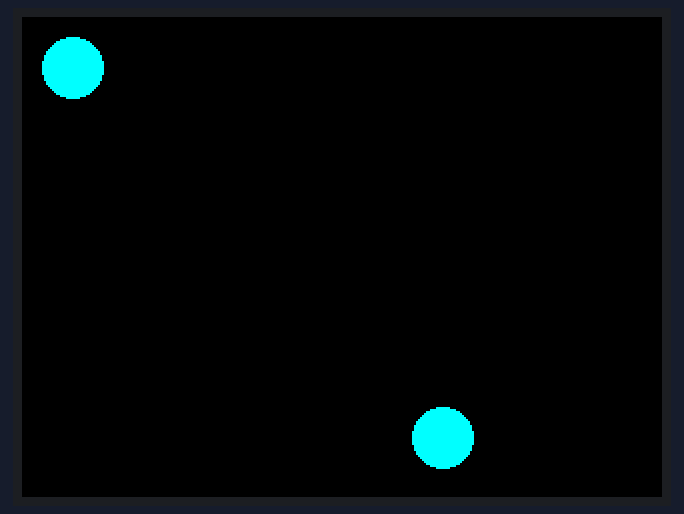
A program run on a simulated ESP32. Parts: 320×240 colour display.

Above: at 0.38 s.
At 0.98 s:
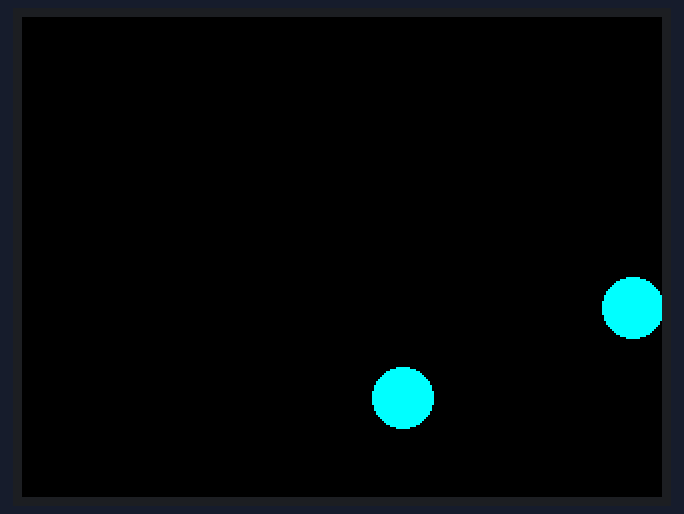
At 1.58 s:
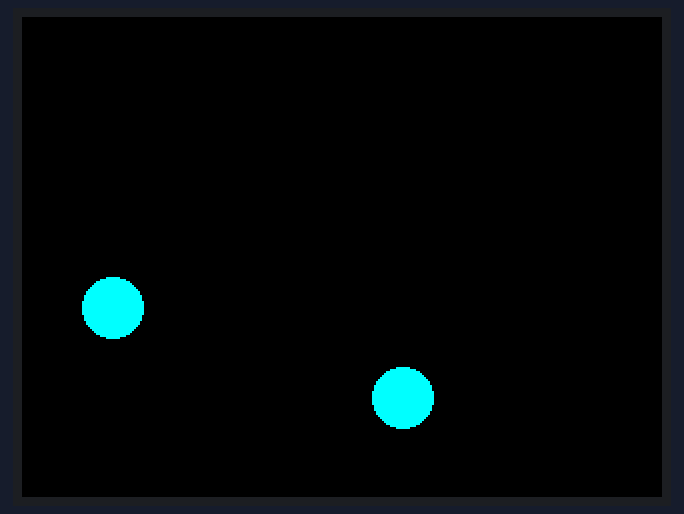
At 3.1 s:
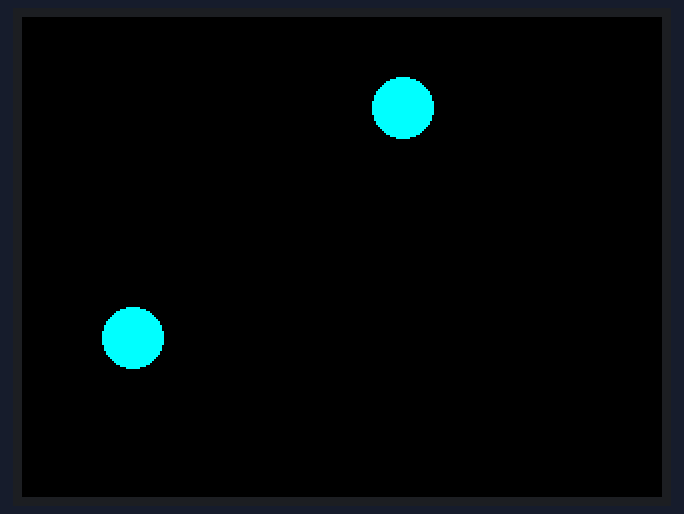
At 4.61 s:
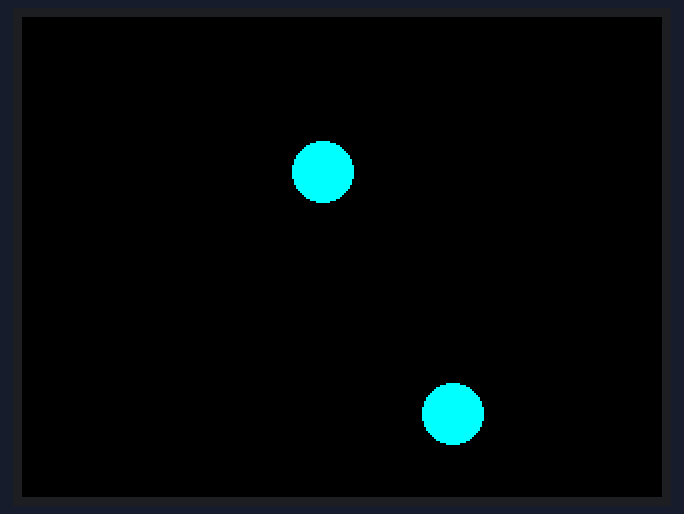
At 6.0 s:
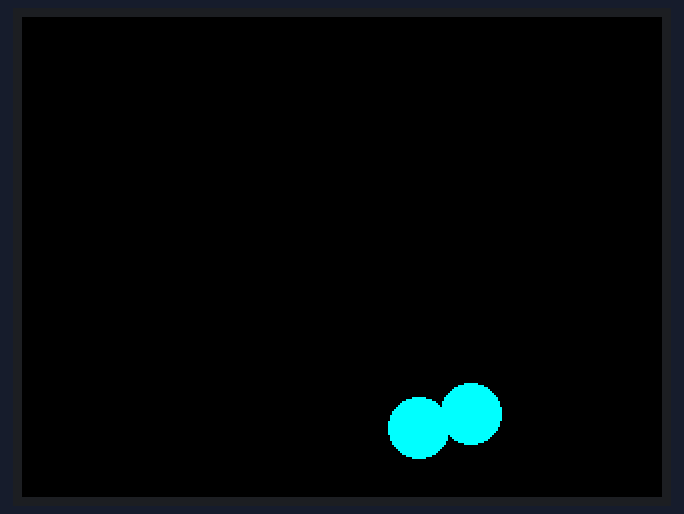

The program:

main.cpp
```cpp
#include <Adafruit_GFX.h>
#include <Adafruit_ILI9341.h>

// ---------------- Display Pins (Wokwi Standard) ----------------
#define TFT_DC 2
#define TFT_CS 15
Adafruit_ILI9341 tft = Adafruit_ILI9341(TFT_CS, TFT_DC);

const int SCREEN_WIDTH = 320;
const int SCREEN_HEIGHT = 240;

class Ball
{
    public:
    float X, Y, speedX, speedY;
    int color, size;

    Ball(float x=0, float y=SCREEN_HEIGHT/2, float s_x=2, float s_y=0, int sz=6, int c = ILI9341_CYAN)
    {
        X = x;
        Y = y;
        speedX = s_x;
        speedY = s_y;
        size = sz;
        color = c;
    }

    void erase()
    {
        tft.fillCircle(X, Y, size, ILI9341_BLACK);
    }

    void draw()
    {
       tft.fillCircle(X, Y, size, color);
    }

    void update()
    {
        erase();
        X += speedX;
        Y += speedY;
        draw();
    }
};

Ball ball1(20, 20, 5, 5, 15);
Ball ball2(210, 210, 0, 0, 15);
int size1 = sq(ball1.size);
int size2 = sq(ball2.size);

void setup()
{
    Serial.begin(115200);

    tft.begin();
    tft.setRotation(1);
    tft.fillScreen(ILI9341_BLACK);
}

void loop()
{
    // Wall collisions
    if (ball1.X <= ball1.size || ball1.X >= SCREEN_WIDTH - ball1.size) ball1.speedX = -ball1.speedX;
    if (ball1.Y <= ball1.size || ball1.Y >= SCREEN_HEIGHT - ball1.size) ball1.speedY = -ball1.speedY;
    if (ball2.X <= ball2.size || ball2.X >= SCREEN_WIDTH - ball2.size) ball2.speedX = -ball2.speedX;
    if (ball2.Y <= ball2.size || ball2.Y >= SCREEN_HEIGHT - ball2.size) ball2.speedY = -ball2.speedY;
    // Main Collision Detection
    float dist = sqrt(sq(ball1.X-ball2.X)+sq(ball1.Y-ball2.Y));
    if (dist<=ball1.size+ball2.size){

        float angle = atan2(ball2.Y-ball1.Y,ball2.X-ball1.X);
        float Up1 = ball1.speedX*sin(angle)-ball1.speedY*cos(angle);
        float Ua1 = ball1.speedX*cos(angle)+ball1.speedY*sin(angle);
        float Up2 =ball2.speedX*sin(angle)-ball2.speedY*cos(angle);
        float Ua2 = ball2.speedX*cos(angle)+ball2.speedY*sin(angle);

        float Va2 = 2*(size1)*Ua1/(size1+size2) - (size1-size2)*Ua2/(size1+size2);
        float Va1 = (size1-size2)*Ua1/(size1+size2) + 2*(size2)*Ua2/(size1+size2);
        ball1.speedX = int(Va1*cos(angle)+Up1*sin(angle));
        ball1.speedY =  int(Va1*sin(angle)-Up1*cos(angle));
        ball2.speedX = int(Va2*cos(angle)+Up2*sin(angle));
        ball2.speedY =int(Va2*sin(angle)-Up2*cos(angle));

    }


    ball1.update();
    ball2.update();
    delay(8);
}
```
